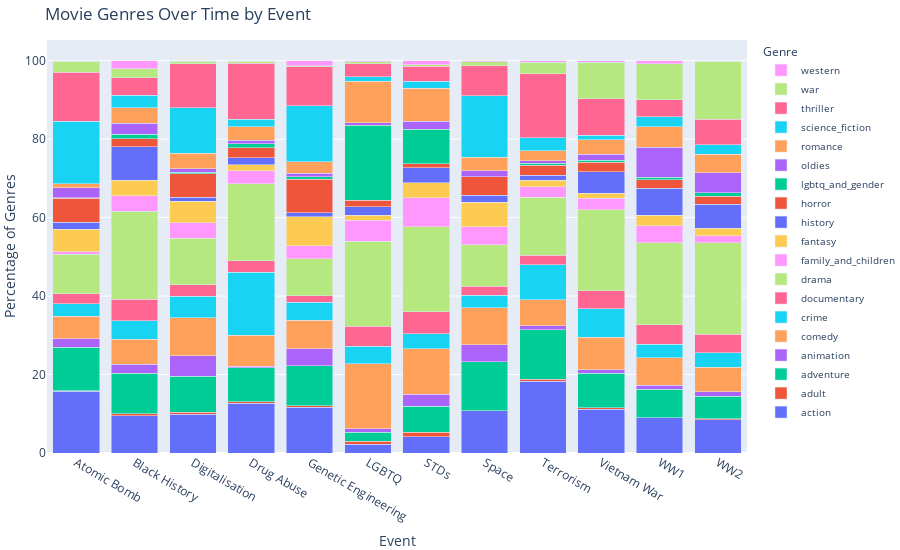

Write notebook code for a chart like this one.
### Code cell
genres_dataframe = movies_events_df.copy()


# Explode the 'event' column to handle multiple events per movie

genres_dataframe_exploded = genres_dataframe.explode('events_belongs_to')


# Ensure uniqueness across all lists for each event

unique_genres_per_event = genres_dataframe_exploded['genre'].explode().nunique()


# Count occurrences of each genre per event

df_stacked = genres_dataframe_exploded[['events_belongs_to', 'new_genre']].explode('new_genre')
genre_counts = df_stacked.groupby(['events_belongs_to', 'new_genre']).size().unstack(fill_value = 0)


# Convert columns to numeric values

genre_counts_numeric = genre_counts.apply(pd.to_numeric, errors = 'coerce')


# Normalize the counts to get percentages

genre_percentages = genre_counts_numeric.div(genre_counts_numeric.sum(axis = 1), axis = 0) * 100


# Create a stacked bar chart with percentages

fig = go.Figure()

for genre in genre_percentages.columns:
    fig.add_trace(go.Bar(x = genre_percentages.index, y = genre_percentages[genre], name = genre, hoverinfo = 'y+name', customdata=genre + ' ' + genre_percentages[genre].round(2).astype(str) + '%', hovertemplate = '%{customdata}<extra></extra>',))

fig.update_layout(
    barmode='stack',
    title='Movie Genres Over Time by Event',
    xaxis_title='Event',
    yaxis_title='Percentage of Genres',
    xaxis=dict(tickangle=30, tickmode='array', tickvals=list(range(len(genre_percentages.index))), ticktext=genre_percentages.index),
    legend_title='Genre',
    legend=dict(x=1.02, y=1, font=dict(size=10)),
    margin=dict(l=0, r=0, b=0, t=40),  # Adjust the top margin to fit the title
    height=550,
)

fig.show()

### Figure 1 — Plotly figure (JSON) as saved in the notebook; plotly's stock layout.template omitted (floating-point values rounded to 4 significant figures)
{"data": [{"customdata": ["action 15.73%", "action 9.51%", "action 9.93%", "action 12.65%", "action 11.71%", "action 2.22%", "action 4.2%", "action 10.71%", "action 18.31%", "action 11.2%", "action 8.96%", "action 8.48%"], "hoverinfo": "y+name", "hovertemplate": "%{customdata}<extra></extra>", "name": "action", "type": "bar", "x": ["Atomic Bomb", "Black History", "Digitalisation", "Drug Abuse", "Genetic Engineering", "LGBTQ", "STDs", "Space", "Terrorism", "Vietnam War", "WW1", "WW2"], "y": [15.73, 9.506, 9.929, 12.65, 11.71, 2.222, 4.196, 10.71, 18.31, 11.2, 8.955, 8.477]}, {"customdata": ["adult 0.1%", "adult 0.51%", "adult 0.42%", "adult 0.47%", "adult 0.38%", "adult 0.77%", "adult 1.05%", "adult 0.09%", "adult 0.52%", "adult 0.3%", "adult 0.0%", "adult 0.3%"], "hoverinfo": "y+name", "hovertemplate": "%{customdata}<extra></extra>", "name": "adult", "type": "bar", "x": ["Atomic Bomb", "Black History", "Digitalisation", "Drug Abuse", "Genetic Engineering", "LGBTQ", "STDs", "Space", "Terrorism", "Vietnam War", "WW1", "WW2"], "y": [0.09891, 0.507, 0.4162, 0.4686, 0.3819, 0.7729, 1.049, 0.09272, 0.5158, 0.3027, 0, 0.3012]}, {"customdata": ["adventure 11.18%", "adventure 10.27%", "adventure 9.22%", "adventure 8.62%", "adventure 10.12%", "adventure 2.32%", "adventure 6.64%", "adventure 12.47%", "adventure 12.64%", "adventure 8.88%", "adventure 7.33%", "adventure 5.64%"], "hoverinfo": "y+name", "hovertemplate": "%{customdata}<extra></extra>", "name": "adventure", "type": "bar", "x": ["Atomic Bomb", "Black History", "Digitalisation", "Drug Abuse", "Genetic Engineering", "LGBTQ", "STDs", "Space", "Terrorism", "Vietnam War", "WW1", "WW2"], "y": [11.18, 10.27, 9.215, 8.622, 10.12, 2.319, 6.643, 12.47, 12.64, 8.88, 7.327, 5.637]}, {"customdata": ["animation 2.08%", "animation 2.28%", "animation 5.23%", "animation 0.37%", "animation 4.33%", "animation 0.87%", "animation 3.15%", "animation 4.36%", "animation 1.03%", "animation 0.81%", "animation 0.95%", "animation 1.25%"], "hoverinfo": "y+name", "hovertemplate": "%{customdata}<extra></extra>", "name": "animation", "type": "bar", "x": ["Atomic Bomb", "Black History", "Digitalisation", "Drug Abuse", "Genetic Engineering", "LGBTQ", "STDs", "Space", "Terrorism", "Vietnam War", "WW1", "WW2"], "y": [2.077, 2.281, 5.232, 0.3749, 4.328, 0.8696, 3.147, 4.358, 1.032, 0.8073, 0.9498, 1.248]}, {"customdata": ["comedy 5.84%", "comedy 6.46%", "comedy 9.63%", "comedy 7.87%", "comedy 7.32%", "comedy 16.52%", "comedy 11.54%", "comedy 9.41%", "comedy 6.58%", "comedy 8.27%", "comedy 7.06%", "comedy 6.24%"], "hoverinfo": "y+name", "hovertemplate": "%{customdata}<extra></extra>", "name": "comedy", "type": "bar", "x": ["Atomic Bomb", "Black History", "Digitalisation", "Drug Abuse", "Genetic Engineering", "LGBTQ", "STDs", "Space", "Terrorism", "Vietnam War", "WW1", "WW2"], "y": [5.836, 6.464, 9.631, 7.873, 7.32, 16.52, 11.54, 9.411, 6.576, 8.274, 7.056, 6.239]}, {"customdata": ["crime 3.17%", "crime 4.69%", "crime 5.53%", "crime 16.03%", "crime 4.52%", "crime 4.44%", "crime 3.85%", "crime 3.11%", "crime 8.9%", "crime 7.27%", "crime 3.39%", "crime 3.66%"], "hoverinfo": "y+name", "hovertemplate": "%{customdata}<extra></extra>", "name": "crime", "type": "bar", "x": ["Atomic Bomb", "Black History", "Digitalisation", "Drug Abuse", "Genetic Engineering", "LGBTQ", "STDs", "Space", "Terrorism", "Vietnam War", "WW1", "WW2"], "y": [3.165, 4.689, 5.529, 16.03, 4.519, 4.444, 3.846, 3.106, 8.897, 7.265, 3.392, 3.657]}, {"customdata": ["documentary 2.47%", "documentary 5.45%", "documentary 2.97%", "documentary 3.0%", "documentary 1.72%", "documentary 5.12%", "documentary 5.59%", "documentary 2.32%", "documentary 2.45%", "documentary 4.64%", "documentary 5.02%", "documentary 4.69%"], "hoverinfo": "y+name", "hovertemplate": "%{customdata}<extra></extra>", "name": "documentary", "type": "bar", "x": ["Atomic Bomb", "Black History", "Digitalisation", "Drug Abuse", "Genetic Engineering", "LGBTQ", "STDs", "Space", "Terrorism", "Vietnam War", "WW1", "WW2"], "y": [2.473, 5.45, 2.973, 2.999, 1.719, 5.121, 5.594, 2.318, 2.45, 4.642, 5.02, 4.69]}, {"customdata": ["drama 10.09%", "drama 22.43%", "drama 11.83%", "drama 19.63%", "drama 9.36%", "drama 21.64%", "drama 21.68%", "drama 10.57%", "drama 14.83%", "drama 20.59%", "drama 20.9%", "drama 23.36%"], "hoverinfo": "y+name", "hovertemplate": "%{customdata}<extra></extra>", "name": "drama", "type": "bar", "x": ["Atomic Bomb", "Black History", "Digitalisation", "Drug Abuse", "Genetic Engineering", "LGBTQ", "STDs", "Space", "Terrorism", "Vietnam War", "WW1", "WW2"], "y": [10.09, 22.43, 11.83, 19.63, 9.357, 21.64, 21.68, 10.57, 14.83, 20.59, 20.9, 23.36]}, {"customdata": ["family_and_children 0.69%", "family_and_children 3.93%", "family_and_children 3.92%", "family_and_children 3.33%", "family_and_children 3.37%", "family_and_children 5.41%", "family_and_children 7.34%", "family_and_children 4.59%", "family_and_children 2.58%", "family_and_children 2.93%", "family_and_children 4.34%", "family_and_children 1.76%"], "hoverinfo": "y+name", "hovertemplate": "%{customdata}<extra></extra>", "name": "family_and_children", "type": "bar", "x": ["Atomic Bomb", "Black History", "Digitalisation", "Drug Abuse", "Genetic Engineering", "LGBTQ", "STDs", "Space", "Terrorism", "Vietnam War", "WW1", "WW2"], "y": [0.6924, 3.929, 3.924, 3.327, 3.374, 5.411, 7.343, 4.59, 2.579, 2.926, 4.342, 1.764]}, {"customdata": ["fantasy 5.74%", "fantasy 4.06%", "fantasy 5.53%", "fantasy 1.55%", "fantasy 7.38%", "fantasy 1.26%", "fantasy 3.85%", "fantasy 6.26%", "fantasy 1.68%", "fantasy 1.31%", "fantasy 2.71%", "fantasy 1.85%"], "hoverinfo": "y+name", "hovertemplate": "%{customdata}<extra></extra>", "name": "fantasy", "type": "bar", "x": ["Atomic Bomb", "Black History", "Digitalisation", "Drug Abuse", "Genetic Engineering", "LGBTQ", "STDs", "Space", "Terrorism", "Vietnam War", "WW1", "WW2"], "y": [5.737, 4.056, 5.529, 1.546, 7.384, 1.256, 3.846, 6.259, 1.676, 1.312, 2.714, 1.85]}, {"customdata": ["history 1.78%", "history 8.49%", "history 1.01%", "history 1.69%", "history 1.02%", "history 2.22%", "history 3.85%", "history 1.76%", "history 1.29%", "history 5.55%", "history 6.78%", "history 6.2%"], "hoverinfo": "y+name", "hovertemplate": "%{customdata}<extra></extra>", "name": "history", "type": "bar", "x": ["Atomic Bomb", "Black History", "Digitalisation", "Drug Abuse", "Genetic Engineering", "LGBTQ", "STDs", "Space", "Terrorism", "Vietnam War", "WW1", "WW2"], "y": [1.78, 8.492, 1.011, 1.687, 1.018, 2.222, 3.846, 1.762, 1.289, 5.55, 6.784, 6.196]}, {"customdata": ["horror 6.03%", "horror 2.03%", "horror 5.95%", "horror 2.53%", "horror 8.59%", "horror 1.64%", "horror 1.05%", "horror 4.73%", "horror 2.51%", "horror 2.42%", "horror 2.17%", "horror 2.02%"], "hoverinfo": "y+name", "hovertemplate": "%{customdata}<extra></extra>", "name": "horror", "type": "bar", "x": ["Atomic Bomb", "Black History", "Digitalisation", "Drug Abuse", "Genetic Engineering", "LGBTQ", "STDs", "Space", "Terrorism", "Vietnam War", "WW1", "WW2"], "y": [6.034, 2.028, 5.945, 2.53, 8.593, 1.643, 1.049, 4.729, 2.515, 2.422, 2.171, 2.022]}, {"customdata": ["lgbtq_and_gender 0.2%", "lgbtq_and_gender 1.14%", "lgbtq_and_gender 0.36%", "lgbtq_and_gender 1.12%", "lgbtq_and_gender 0.57%", "lgbtq_and_gender 19.03%", "lgbtq_and_gender 8.74%", "lgbtq_and_gender 0.05%", "lgbtq_and_gender 0.58%", "lgbtq_and_gender 0.5%", "lgbtq_and_gender 0.68%", "lgbtq_and_gender 0.86%"], "hoverinfo": "y+name", "hovertemplate": "%{customdata}<extra></extra>", "name": "lgbtq_and_gender", "type": "bar", "x": ["Atomic Bomb", "Black History", "Digitalisation", "Drug Abuse", "Genetic Engineering", "LGBTQ", "STDs", "Space", "Terrorism", "Vietnam War", "WW1", "WW2"], "y": [0.1978, 1.141, 0.3567, 1.125, 0.5729, 19.03, 8.741, 0.04636, 0.5803, 0.5045, 0.6784, 0.8606]}, {"customdata": ["oldies 2.47%", "oldies 2.79%", "oldies 0.95%", "oldies 0.89%", "oldies 0.95%", "oldies 0.68%", "oldies 2.1%", "oldies 1.48%", "oldies 0.58%", "oldies 1.41%", "oldies 7.6%", "oldies 5.12%"], "hoverinfo": "y+name", "hovertemplate": "%{customdata}<extra></extra>", "name": "oldies", "type": "bar", "x": ["Atomic Bomb", "Black History", "Digitalisation", "Drug Abuse", "Genetic Engineering", "LGBTQ", "STDs", "Space", "Terrorism", "Vietnam War", "WW1", "WW2"], "y": [2.473, 2.788, 0.9512, 0.8903, 0.9548, 0.6763, 2.098, 1.484, 0.5803, 1.413, 7.598, 5.12]}, {"customdata": ["romance 1.09%", "romance 3.93%", "romance 3.86%", "romance 3.37%", "romance 2.93%", "romance 10.63%", "romance 8.39%", "romance 3.48%", "romance 2.51%", "romance 3.73%", "romance 5.29%", "romance 4.73%"], "hoverinfo": "y+name", "hovertemplate": "%{customdata}<extra></extra>", "name": "romance", "type": "bar", "x": ["Atomic Bomb", "Black History", "Digitalisation", "Drug Abuse", "Genetic Engineering", "LGBTQ", "STDs", "Space", "Terrorism", "Vietnam War", "WW1", "WW2"], "y": [1.088, 3.929, 3.864, 3.374, 2.928, 10.63, 8.392, 3.477, 2.515, 3.734, 5.292, 4.733]}, {"customdata": ["science_fiction 15.92%", "science_fiction 3.17%", "science_fiction 11.65%", "science_fiction 1.92%", "science_fiction 14.19%", "science_fiction 1.06%", "science_fiction 1.75%", "science_fiction 15.72%", "science_fiction 3.42%", "science_fiction 1.21%", "science_fiction 2.58%", "science_fiction 2.45%"], "hoverinfo": "y+name", "hovertemplate": "%{customdata}<extra></extra>", "name": "science_fiction", "type": "bar", "x": ["Atomic Bomb", "Black History", "Digitalisation", "Drug Abuse", "Genetic Engineering", "LGBTQ", "STDs", "Space", "Terrorism", "Vietnam War", "WW1", "WW2"], "y": [15.92, 3.169, 11.65, 1.921, 14.19, 1.063, 1.748, 15.72, 3.417, 1.211, 2.578, 2.453]}, {"customdata": ["thriller 12.46%", "thriller 4.56%", "thriller 11.18%", "thriller 14.25%", "thriller 9.99%", "thriller 3.38%", "thriller 3.85%", "thriller 7.65%", "thriller 16.31%", "thriller 9.28%", "thriller 4.34%", "thriller 6.41%"], "hoverinfo": "y+name", "hovertemplate": "%{customdata}<extra></extra>", "name": "thriller", "type": "bar", "x": ["Atomic Bomb", "Black History", "Digitalisation", "Drug Abuse", "Genetic Engineering", "LGBTQ", "STDs", "Space", "Terrorism", "Vietnam War", "WW1", "WW2"], "y": [12.46, 4.563, 11.18, 14.25, 9.994, 3.382, 3.846, 7.65, 16.31, 9.284, 4.342, 6.411]}, {"customdata": ["war 2.87%", "war 2.28%", "war 0.71%", "war 0.52%", "war 0.25%", "war 0.48%", "war 0.35%", "war 1.02%", "war 2.9%", "war 9.28%", "war 9.09%", "war 14.76%"], "hoverinfo": "y+name", "hovertemplate": "%{customdata}<extra></extra>", "name": "war", "type": "bar", "x": ["Atomic Bomb", "Black History", "Digitalisation", "Drug Abuse", "Genetic Engineering", "LGBTQ", "STDs", "Space", "Terrorism", "Vietnam War", "WW1", "WW2"], "y": [2.868, 2.281, 0.7134, 0.5155, 0.2546, 0.4831, 0.3497, 1.02, 2.901, 9.284, 9.091, 14.76]}, {"customdata": ["western 0.1%", "western 2.03%", "western 0.12%", "western 0.19%", "western 1.27%", "western 0.29%", "western 1.05%", "western 0.23%", "western 0.39%", "western 0.4%", "western 0.81%", "western 0.22%"], "hoverinfo": "y+name", "hovertemplate": "%{customdata}<extra></extra>", "name": "western", "type": "bar", "x": ["Atomic Bomb", "Black History", "Digitalisation", "Drug Abuse", "Genetic Engineering", "LGBTQ", "STDs", "Space", "Terrorism", "Vietnam War", "WW1", "WW2"], "y": [0.09891, 2.028, 0.1189, 0.1874, 1.273, 0.2899, 1.049, 0.2318, 0.3868, 0.4036, 0.8141, 0.2151]}], "layout": {"barmode": "stack", "height": 550, "legend": {"font": {"size": 10}, "title": {"text": "Genre"}, "x": 1.02, "y": 1}, "margin": {"b": 0, "l": 0, "r": 0, "t": 40}, "title": {"text": "Movie Genres Over Time by Event"}, "xaxis": {"tickangle": 30, "tickmode": "array", "ticktext": ["Atomic Bomb", "Black History", "Digitalisation", "Drug Abuse", "Genetic Engineering", "LGBTQ", "STDs", "Space", "Terrorism", "Vietnam War", "WW1", "WW2"], "tickvals": [0, 1, 2, 3, 4, 5, 6, 7, 8, 9, 10, 11], "title": {"text": "Event"}}, "yaxis": {"title": {"text": "Percentage of Genres"}}}}
